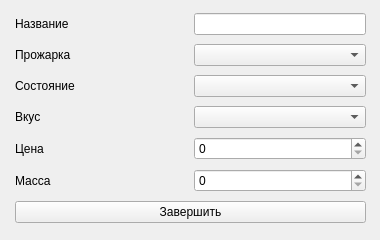
<?xml version="1.0" encoding="UTF-8"?>
<ui version="4.0">
 <class>Form</class>
 <widget class="QWidget" name="Form">
  <property name="geometry">
   <rect>
    <x>0</x>
    <y>0</y>
    <width>380</width>
    <height>240</height>
   </rect>
  </property>
  <property name="windowTitle">
   <string>Form</string>
  </property>
  <widget class="QWidget" name="verticalLayoutWidget">
   <property name="geometry">
    <rect>
     <x>10</x>
     <y>10</y>
     <width>361</width>
     <height>221</height>
    </rect>
   </property>
   <layout class="QVBoxLayout" name="verticalLayout">
    <property name="leftMargin">
     <number>5</number>
    </property>
    <property name="rightMargin">
     <number>5</number>
    </property>
    <item>
     <layout class="QHBoxLayout" name="horizontalLayout">
      <item>
       <widget class="QLabel" name="label">
        <property name="text">
         <string>Название</string>
        </property>
       </widget>
      </item>
      <item>
       <widget class="QLineEdit" name="name_line">
        <property name="sizePolicy">
         <sizepolicy hsizetype="Preferred" vsizetype="Fixed">
          <horstretch>0</horstretch>
          <verstretch>0</verstretch>
         </sizepolicy>
        </property>
       </widget>
      </item>
     </layout>
    </item>
    <item>
     <layout class="QHBoxLayout" name="horizontalLayout_2">
      <item>
       <widget class="QLabel" name="label_2">
        <property name="text">
         <string>Прожарка</string>
        </property>
       </widget>
      </item>
      <item>
       <widget class="QComboBox" name="fry_box">
        <property name="sizePolicy">
         <sizepolicy hsizetype="Preferred" vsizetype="Fixed">
          <horstretch>0</horstretch>
          <verstretch>0</verstretch>
         </sizepolicy>
        </property>
       </widget>
      </item>
     </layout>
    </item>
    <item>
     <layout class="QHBoxLayout" name="horizontalLayout_3">
      <item>
       <widget class="QLabel" name="label_3">
        <property name="text">
         <string>Состояние</string>
        </property>
       </widget>
      </item>
      <item>
       <widget class="QComboBox" name="state_box">
        <property name="sizePolicy">
         <sizepolicy hsizetype="Preferred" vsizetype="Fixed">
          <horstretch>0</horstretch>
          <verstretch>0</verstretch>
         </sizepolicy>
        </property>
       </widget>
      </item>
     </layout>
    </item>
    <item>
     <layout class="QHBoxLayout" name="horizontalLayout_4">
      <item>
       <widget class="QLabel" name="label_4">
        <property name="text">
         <string>Вкус</string>
        </property>
       </widget>
      </item>
      <item>
       <widget class="QComboBox" name="taste_box">
        <property name="sizePolicy">
         <sizepolicy hsizetype="Preferred" vsizetype="Fixed">
          <horstretch>0</horstretch>
          <verstretch>0</verstretch>
         </sizepolicy>
        </property>
       </widget>
      </item>
     </layout>
    </item>
    <item>
     <layout class="QHBoxLayout" name="horizontalLayout_5">
      <item>
       <widget class="QLabel" name="label_5">
        <property name="text">
         <string>Цена</string>
        </property>
       </widget>
      </item>
      <item>
       <widget class="QSpinBox" name="price_box">
        <property name="maximum">
         <number>9999</number>
        </property>
       </widget>
      </item>
     </layout>
    </item>
    <item>
     <layout class="QHBoxLayout" name="horizontalLayout_6">
      <item>
       <widget class="QLabel" name="label_6">
        <property name="text">
         <string>Масса</string>
        </property>
       </widget>
      </item>
      <item>
       <widget class="QSpinBox" name="mass_box">
        <property name="maximum">
         <number>9999</number>
        </property>
       </widget>
      </item>
     </layout>
    </item>
    <item>
     <widget class="QPushButton" name="done_button">
      <property name="text">
       <string>Завершить</string>
      </property>
     </widget>
    </item>
   </layout>
  </widget>
 </widget>
 <resources/>
 <connections/>
</ui>
